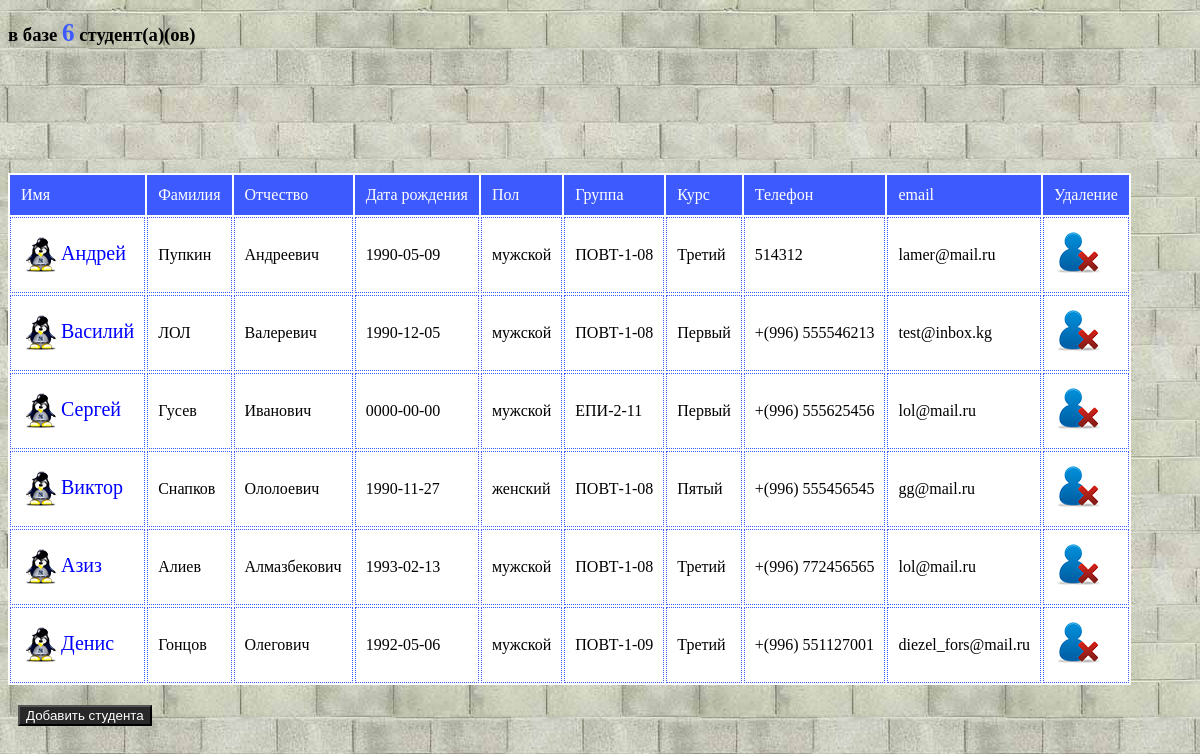
The page /show.php on the database its author committed.
### tables this page shows
CREATE TABLE IF NOT EXISTS `students` (
  `id` int(11) NOT NULL AUTO_INCREMENT COMMENT 'идентификатор юзера',
  `firstname` varchar(55) NOT NULL COMMENT 'имя студента',
  `lastname` varchar(55) NOT NULL COMMENT 'Фамилия',
  `middlename` varchar(55) NOT NULL COMMENT 'отчество студента',
  `birthday` date NOT NULL COMMENT 'дата рождения',
  `national` varchar(55) NOT NULL,
  `sex` int(10) NOT NULL,
  `address` varchar(256) NOT NULL,
  `work` varchar(256) NOT NULL,
  `edu` varchar(256) NOT NULL,
  `family` varchar(55) NOT NULL,
  `grup` varchar(54) NOT NULL COMMENT 'группа',
  `course` varchar(55) NOT NULL,
  `phone` int(55) NOT NULL,
  `email` varchar(55) NOT NULL,
  `key` int(55) NOT NULL,
  `avatar` varchar(50) NOT NULL COMMENT 'Картинко',
  PRIMARY KEY (`id`)
);

### show.php (the view, shortened to what this page needs)
<!DOCTYPE HTML>
<html>
	<head>
		<link rel="stylesheet" href="css/style.css" type="text/css" media="screen" />
	</head>
<?php
include "config.php";
$STH=$DBH->query("SELECT id,firstname,lastname,middlename,birthday,sex,grup,course,phone,email FROM students");
$STC=$DBH->query("SELECT count(*) FROM students");
$STC->setFetchMode(PDO::FETCH_NUM);
while($c=$STC->fetch()){
echo "<h3>в базе <span style='color:#3D5AFF; font-size:25px;'>$c[0]</span> студент(а)(ов)</h3>";
}
$STH->setFetchMode(PDO::FETCH_OBJ);
?>
<table id="table">
<td id='bla'>Имя</td><td id='bla'>Фамилия</td><td id='bla'>Отчество</td><td id='bla'>Дата рождения</td><td id='bla'>Пол</td><td id='bla'>Группа</td><td id='bla'>Курс</td><td id='bla'>Телефон</td><td id='bla'>email</td><td id='bla'>Удаление</td>
<tr>
	<?php
while($row = $STH->fetch()) {
	echo "<td>";
    echo "<a style='text-decoration:none; color:blue; font-size:20px;' href=view.php?user=$row->id><img src=img/profile.png align='center'>$row->firstname</a>\n";
    echo "</td>";
    echo "<td>";
    echo $row->lastname . "\n";
    echo "</td>";
    echo "<td>";
 echo $row->middlename . "\n";
 echo "</td>";
  echo "<td>";
 echo $row->birthday . "\n";
 echo "</td>";
  echo "<td>";
 echo ($row->sex==1 ? 'мужской':'женский' ). "\n";
 echo "</td>";
  echo "<td>";
 echo $row->grup . "\n";
 echo "</td>";
  echo "<td>";
 echo $row->course . "\n";
 echo "</td>";
  echo "<td>";
  if(strlen($row->phone)<=6){echo $row->phone; }else{echo "+(996) $row->phone";}
 echo "</td>";
  echo "<td>";
 echo $row->email . "\n";
 echo "</td>";
 echo "<td>";?>
  <a href="delete.php?user=<?=$row->id?>" onClick="return window.confirm('Вы точно хотите удалить этого студента ?')"><img src=img/delete.png></a>
 <?php
 echo "</td>";
 echo "</tr>";
}
?>
 </table>
 <div style="margin:10px;">
<a href="index.php" style="text-decoration:none;"><button style="background:#282828; margin-top:10px; color:#fff;">Добавить студента</button></a>
</div>

### css/style.css (style rules this page uses)
#table { background-color: rgb(255,255,255); }
#table td { border:1px dotted #3D5AFF; padding: 10px; }
#bla { background-color:#3D5AFF; color:#fff; }

### rows shown on the page
students: firstname "Андрей", lastname "Пупкин", middlename "Андреевич", birthday "1990-05-09", sex "мужской", grup "ПОВТ-1-08", course "Третий", phone "514312", email "lamer@mail.ru"
students: firstname "Василий", lastname "ЛОЛ", middlename "Валеревич", birthday "1990-12-05", sex "мужской", grup "ПОВТ-1-08", course "Первый", phone "555546213", email "test@inbox.kg"
students: firstname "Сергей", lastname "Гусев", middlename "Иванович", birthday "0000-00-00", sex "мужской", grup "ЕПИ-2-11", course "Первый", phone "555625456", email "lol@mail.ru"
students: firstname "Виктор", lastname "Снапков", middlename "Ололоевич", birthday "1990-11-27", sex "женский", grup "ПОВТ-1-08", course "Пятый", phone "555456545", email "gg@mail.ru"
students: firstname "Азиз", lastname "Алиев", middlename "Алмазбекович", birthday "1993-02-13", sex "мужской", grup "ПОВТ-1-08", course "Третий", phone "772456565", email "lol@mail.ru"
students: firstname "Денис", lastname "Гонцов", middlename "Олегович", birthday "1992-05-06", sex "мужской", grup "ПОВТ-1-09", course "Третий", phone "551127001", email "diezel_fors@mail.ru"

### other values the page prints
$c[0] "6"
